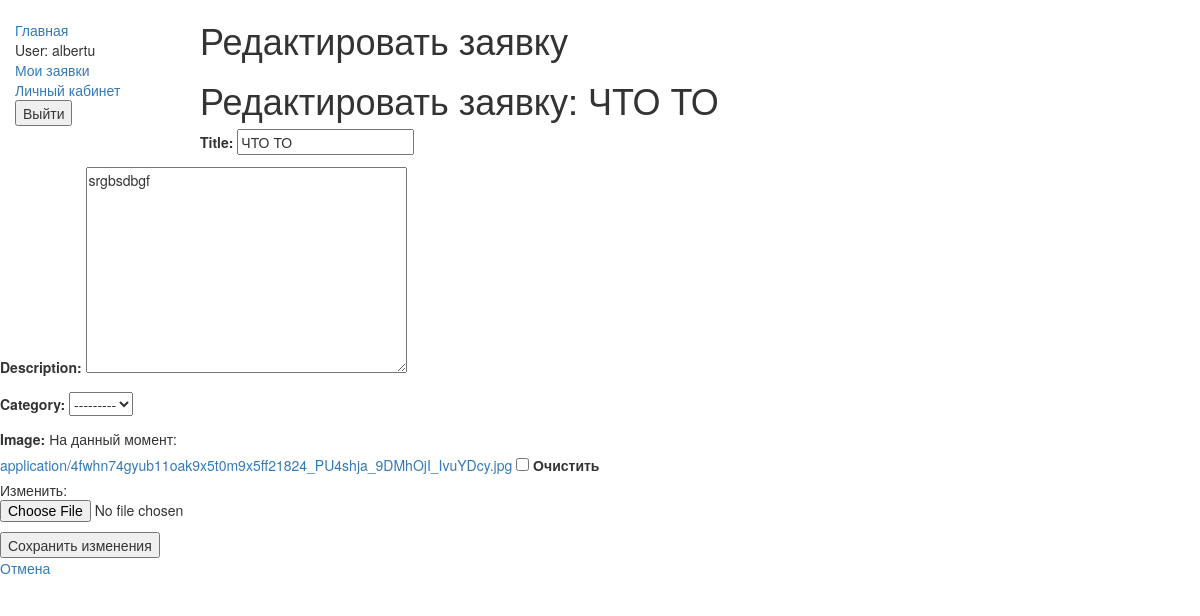
Page /main/edit_application/1/ (signed in) on the earlier database version.
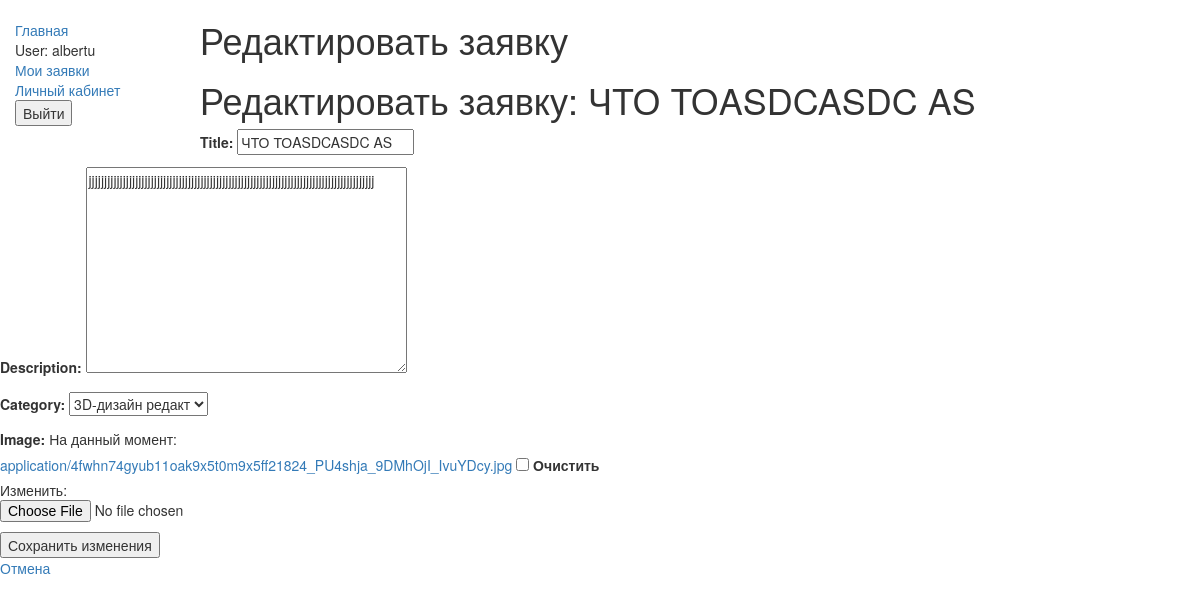
Same page on the later database version.
### main/models.py (models this page shows, shortened)
class Application(models.Model):
    STATUS_CHOICES = [
        ('new', 'Новая'),
        ('in_progress', 'Принято в работу'),
        ('completed', 'Выполнено'),
    ]
    user = models.ForeignKey(CustomUser, on_delete=models.CASCADE)
    title = models.CharField(max_length=100)
    description = models.TextField()
    category = models.ForeignKey(Category, on_delete=models.SET_NULL, null=True, blank=True)
    status = models.CharField(max_length=20, choices=STATUS_CHOICES, default='new')
    created_at = models.DateTimeField(auto_now_add=True)
    image = models.ImageField(upload_to = 'application/', blank=True, null=True)

### main/views.py (the view)
# urls.py: path('edit_application/<int:application_id>/', views.edit_application, name='edit_application'),
@login_required
def edit_application(request, application_id):
    application = get_object_or_404(Application, id=application_id)
    if application.user != request.user:
        return redirect('permission_denied')
    if request.method == 'POST':
        form = ApplicationForm(request.POST, instance=application)
        if form.is_valid():
            form.save()  # Сохраняем изменения
            return render(request, 'main/user_application_list.html')  # Перенаправление на страницу заявки
    else:
        form = ApplicationForm(instance=application)
    return render(request, 'main/edit_application.html', {'form': form, 'application': application})

### main/forms.py
class ApplicationForm(forms.ModelForm):
    class Meta:
        model = Application
        fields = ['title', 'description', 'category', 'image']

### main/models.py (called while the page is built)
    def __str__(self):
        return self.name

### main/templates/main/edit_application.html (shortened to what this page needs)
{% extends "basic.html" %}
{% block content %}
<h1>Редактировать заявку</h1>
    <h1>Редактировать заявку: {{ application.title }}</h1>
    <form method="post">
        {{ form.as_p }}
        <button type="submit">Сохранить изменения</button>
    </form>
    <p><a href="{% url 'application_detail' application.id %}">Отмена</a></p>
{% endblock %}>>

Differences in the rows shown:
changed Application: title "ЧТО ТО" → "ЧТО ТОASDCASDC AS"; description "srgbsdbgf" → "jjjjjjjjjjjjjjjjjjjjjjjjjjjjjjjjjjjjjjjjjjjjjjjjjjjjjjjjjjjjjjjjjjjjjjjjjjjjjjjjjjjjjjjjjjjj"; category "---------" → "3D-дизайн редакт"
